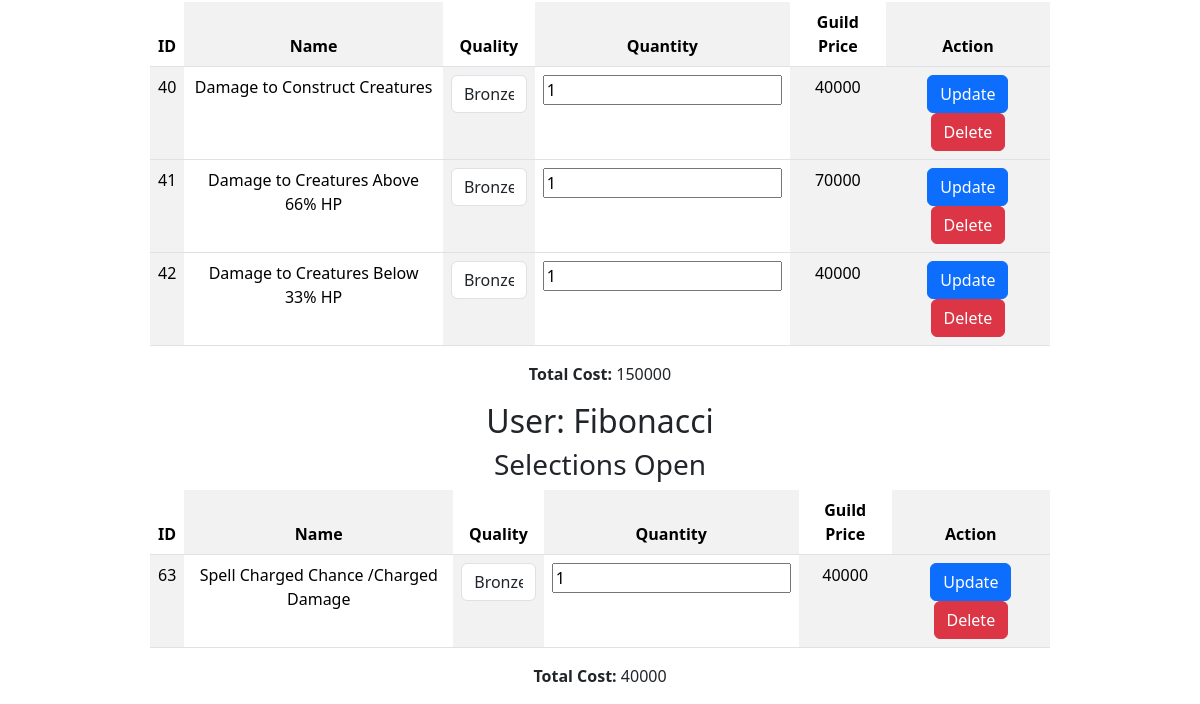
The page /a_selections (signed in, lower part) on the database as committed earlier.
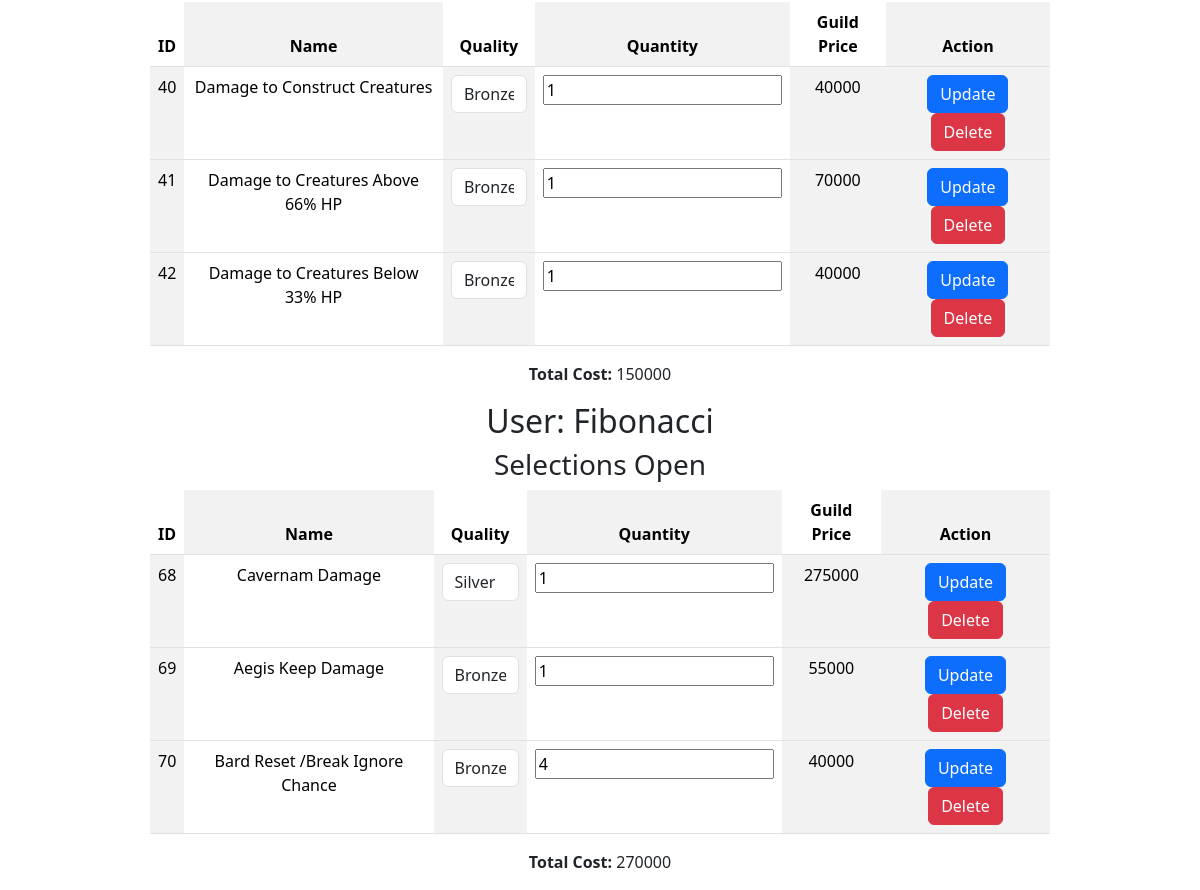
The same page on the database as committed later.
### tables this page shows
CREATE TABLE users (
    id INTEGER PRIMARY KEY AUTOINCREMENT,
    username TEXT NOT NULL,
    password TEXT NOT NULL,
    is_admin INTEGER NOT NULL DEFAULT 0
, sel_lock BOOLEAN DEFAULT (0) NOT NULL, display_name TEXT);

CREATE TABLE selections (
	id INTEGER NOT NULL PRIMARY KEY AUTOINCREMENT,
	mclink_id INTEGER NOT NULL,
	s_quantity INTEGER NOT NULL
, user_id INTEGER NOT NULL, links_total INTEGER NOT NULL);

CREATE TABLE "mclinks" (
    id INTEGER PRIMARY KEY AUTOINCREMENT NOT NULL,
    name TEXT NOT NULL,
    quality TEXT NOT NULL,
    quantity INTEGER NOT NULL,
    market_price INTEGER NOT NULL,
    guild_price INTEGER NOT NULL
);

### app.py (the view)
@app.route('/a_selections', methods=['POST', 'GET'])
def a_selections():
    if g.selection_toggle == 1:
        s_toggle = 'ON'
    else:
        s_toggle = 'OFF'
    selection_data = select_selections()
    conn, cursor = connect_to_database('uonew.db')
    cursor.execute(
        "SELECT DISTINCT selections.user_id, users.id, users.display_name, users.sel_lock FROM selections INNER JOIN users ON selections.user_id = users.id;")
    unique_names = cursor.fetchall()
    totals = {}
    for names in unique_names:
        user_id = names['id']
        cursor.execute("SELECT SUM(links_total) FROM selections WHERE user_id=?", (user_id,))
        total_price = cursor.fetchone()[0]
        totals[user_id] = total_price
    cursor.execute("SELECT DISTINCT name FROM mclinks;")
    unique_links = cursor.fetchall()
    conn.commit()
    conn.close()
    return render_template('a_selections.html', s_toggle=s_toggle, selection_data=selection_data,
                           unique_names=unique_names, totals=totals, unique_links=unique_links)

### app.py (called while the page is built)
@app.before_request
def authentication():
    if 'id' in session:
        user_data = get_user_data()
        selection_toggle = check_selection_toggle()
        g.is_admin = user_data['is_admin']
        g.sel_lock = user_data['sel_lock']
        g.display_name = user_data['display_name']
        g.selection_toggle = selection_toggle['selections_toggle']

### helpers.py (called while the page is built)
def connect_to_database(database_name):
    conn = sqlite3.connect(database_name)
    conn.row_factory = sqlite3.Row
    cursor = conn.cursor()
    return conn, cursor

### selections.py (called while the page is built)
def select_selections(user_id=None):
    conn, cursor = connect_to_database('uonew.db')
    if user_id:
        cursor.execute("SELECT * FROM selections INNER JOIN mclinks ON selections.mclink_id = mclinks.id WHERE selections.user_id = ?", (user_id,))
    else:
        cursor.execute("SELECT * FROM selections INNER JOIN mclinks ON selections.mclink_id = mclinks.id")
    selections_data = cursor.fetchall()
    conn.close()
    return selections_data

### templates/a_selections.html (shortened to what this page needs)
{% extends "index.html" %}
{% block content %}
<br>
<br>
<br>
<div class="a_mclinks_table">
    {% for user_info in unique_names %}
        <h2>User: {{ user_info['display_name'] }}</h2>
        <h3>
            {% if user_info['sel_lock'] == 1 %}
            Selections Locked
            {% else %}
            Selections Open
            {% endif %}
        </h3>
        <table class="table table-striped-columns table-hover">
            <thead>
                <tr>
                    <th>ID</th>
                    <th>Name</th>
                    <th>Quality</th>
                    <th>Quantity</th>
                    <th>Guild Price</th>
                    <th>Action</th>
                </tr>
            </thead>
            <tbody>
                {% set total_cost = totals[user_info['id']] %}
                {% for selection in selection_data %}
                    {% if selection['user_id'] == user_info['id'] %}
                        <tr>
                            <form action="/admin_update_user_selection" method="post" style="display:inline;">
                            <td><input type="hidden" name="selection_id" value="{{ selection['id'] }}">{{ selection['id'] }}</td>
                            <td><input type="hidden" name="link_name" value="{{ selection['name'] }}">{{ selection['name'] }}</td>
                            <td>
                                           <select class="form-control" name="quality" id="quality">
                <option {% if selection['quality'] == 'Bronze' %} selected {% endif %}>Bronze</option>
                <option {% if selection['quality'] == 'Silver' %} selected {% endif %}>Silver</option>
            </select>
                            </td>
                            <td><input type="number" name="quantity" value="{{ selection['s_quantity'] }}"></td>
                            <td>{{ selection['guild_price'] }}</td>
                            <td>
                                <button type="submit" class="btn btn-primary">Update</button>
                                </form>
                                <form action="/admin_delete_user_selection" method="post" style="display:inline;">
                                    <button type="submit" class="btn btn-danger" onclick="return confirm('Are you sure?')">Delete</button>
                                </form>
                        </tr>
                    {% endif %}
                {% endfor %}
            </tbody>
        </table>
        <p><input type="hidden" name="total"><b>Total Cost:</b> {{ total_cost }}</p>
    {% endfor %}
</div>
{% endblock %}

Rows that differ between the two databases and show on the page:
removed selections: id "63", name "Spell Charged Chance /Charged Damage", quality "Bronze", quantity "1", guild_price "40000", shown under users "Fibonacci"
computed for users "Fibonacci": total_cost "40000" → "270000"
added selections: id "68", name "Cavernam Damage", quality "Silver", quantity "1", guild_price "275000", shown under users "Fibonacci"
added selections: id "69", name "Aegis Keep Damage", quality "Bronze", quantity "1", guild_price "55000", shown under users "Fibonacci"
added selections: id "70", name "Bard Reset /Break Ignore Chance", quality "Bronze", quantity "4", guild_price "40000", shown under users "Fibonacci"
